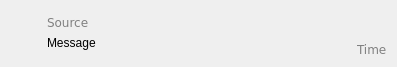
<?xml version="1.0" encoding="UTF-8"?>
<ui version="4.0">
 <class>ChatIncomingMessage</class>
 <widget class="QWidget" name="ChatIncomingMessage">
  <property name="geometry">
   <rect>
    <x>0</x>
    <y>0</y>
    <width>397</width>
    <height>67</height>
   </rect>
  </property>
  <property name="sizePolicy">
   <sizepolicy hsizetype="Preferred" vsizetype="Expanding">
    <horstretch>0</horstretch>
    <verstretch>0</verstretch>
   </sizepolicy>
  </property>
  <layout class="QHBoxLayout" name="horizontalLayout_2">
   <property name="leftMargin">
    <number>0</number>
   </property>
   <property name="topMargin">
    <number>6</number>
   </property>
   <property name="rightMargin">
    <number>6</number>
   </property>
   <property name="bottomMargin">
    <number>6</number>
   </property>
   <item>
    <widget class="QWidget" name="widget_message" native="true">
     <property name="sizePolicy">
      <sizepolicy hsizetype="Preferred" vsizetype="Expanding">
       <horstretch>0</horstretch>
       <verstretch>0</verstretch>
      </sizepolicy>
     </property>
     <property name="styleSheet">
      <string notr="true"/>
     </property>
     <layout class="QHBoxLayout" name="horizontalLayout">
      <property name="spacing">
       <number>0</number>
      </property>
      <property name="leftMargin">
       <number>0</number>
      </property>
      <property name="topMargin">
       <number>0</number>
      </property>
      <property name="rightMargin">
       <number>0</number>
      </property>
      <property name="bottomMargin">
       <number>0</number>
      </property>
      <item>
       <widget class="QWidget" name="widget_left" native="true">
        <property name="sizePolicy">
         <sizepolicy hsizetype="Fixed" vsizetype="Expanding">
          <horstretch>0</horstretch>
          <verstretch>0</verstretch>
         </sizepolicy>
        </property>
        <layout class="QVBoxLayout" name="verticalLayout">
         <item>
          <widget class="QLabel" name="label_icon">
           <property name="sizePolicy">
            <sizepolicy hsizetype="Fixed" vsizetype="Preferred">
             <horstretch>0</horstretch>
             <verstretch>0</verstretch>
            </sizepolicy>
           </property>
           <property name="text">
            <string/>
           </property>
          </widget>
         </item>
         <item>
          <spacer name="verticalSpacer">
           <property name="orientation">
            <enum>Qt::Orientation::Vertical</enum>
           </property>
           <property name="sizeType">
            <enum>QSizePolicy::Policy::Expanding</enum>
           </property>
           <property name="sizeHint" stdset="0">
            <size>
             <width>20</width>
             <height>0</height>
            </size>
           </property>
          </spacer>
         </item>
        </layout>
       </widget>
      </item>
      <item>
       <widget class="QWidget" name="widget_right" native="true">
        <property name="sizePolicy">
         <sizepolicy hsizetype="Preferred" vsizetype="Expanding">
          <horstretch>0</horstretch>
          <verstretch>0</verstretch>
         </sizepolicy>
        </property>
        <layout class="QVBoxLayout" name="verticalLayout_2">
         <item>
          <widget class="QLabel" name="label_source">
           <property name="sizePolicy">
            <sizepolicy hsizetype="Preferred" vsizetype="Fixed">
             <horstretch>0</horstretch>
             <verstretch>0</verstretch>
            </sizepolicy>
           </property>
           <property name="styleSheet">
            <string notr="true">#label_source {
color: gray;
font-family: Verdana;
}</string>
           </property>
           <property name="text">
            <string notr="true">Source</string>
           </property>
           <property name="textFormat">
            <enum>Qt::TextFormat::PlainText</enum>
           </property>
           <property name="textInteractionFlags">
            <set>Qt::TextInteractionFlag::LinksAccessibleByMouse|Qt::TextInteractionFlag::TextSelectableByMouse</set>
           </property>
          </widget>
         </item>
         <item>
          <widget class="QLabel" name="label_message">
           <property name="sizePolicy">
            <sizepolicy hsizetype="Preferred" vsizetype="Expanding">
             <horstretch>0</horstretch>
             <verstretch>0</verstretch>
            </sizepolicy>
           </property>
           <property name="styleSheet">
            <string notr="true"/>
           </property>
           <property name="text">
            <string notr="true">Message</string>
           </property>
           <property name="textFormat">
            <enum>Qt::TextFormat::PlainText</enum>
           </property>
           <property name="alignment">
            <set>Qt::AlignmentFlag::AlignLeading|Qt::AlignmentFlag::AlignLeft|Qt::AlignmentFlag::AlignTop</set>
           </property>
           <property name="wordWrap">
            <bool>true</bool>
           </property>
           <property name="openExternalLinks">
            <bool>true</bool>
           </property>
           <property name="textInteractionFlags">
            <set>Qt::TextInteractionFlag::LinksAccessibleByMouse|Qt::TextInteractionFlag::TextSelectableByMouse</set>
           </property>
          </widget>
         </item>
        </layout>
       </widget>
      </item>
     </layout>
    </widget>
   </item>
   <item>
    <widget class="QLabel" name="label_time">
     <property name="sizePolicy">
      <sizepolicy hsizetype="Fixed" vsizetype="Expanding">
       <horstretch>0</horstretch>
       <verstretch>0</verstretch>
      </sizepolicy>
     </property>
     <property name="styleSheet">
      <string notr="true">#label_time {
color: gray;
font-family: Verdana;
padding: 0px 0px 1px 0px;
}</string>
     </property>
     <property name="text">
      <string>Time</string>
     </property>
     <property name="alignment">
      <set>Qt::AlignmentFlag::AlignBottom|Qt::AlignmentFlag::AlignLeading|Qt::AlignmentFlag::AlignLeft</set>
     </property>
     <property name="textInteractionFlags">
      <set>Qt::TextInteractionFlag::LinksAccessibleByMouse|Qt::TextInteractionFlag::TextSelectableByMouse</set>
     </property>
    </widget>
   </item>
  </layout>
 </widget>
 <resources>
  <include location="../resources/common.qrc"/>
 </resources>
 <connections/>
</ui>
